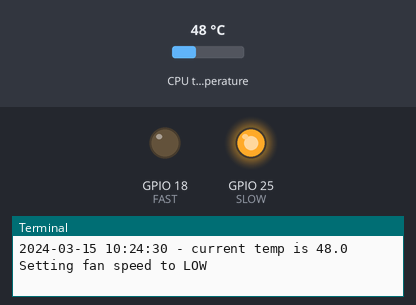
Recording of a program running on a simulated Raspberry Pi (BCM pin numbers). On the bench: output pins drawn as LEDs (lit = HIGH), the last lines printed to the terminal. The inputs (shaded band) are chosen by the test bench; at power-on: CPU temperature 48 °C. The clock reads 2024-03-15 10:24:30 at power-on unless the program sets it.

Above: at 1.2 s.
1.3 s: CPU temperature set to 42 °C
11.3 s: CPU temperature set to 39 °C
At 20.4 s:
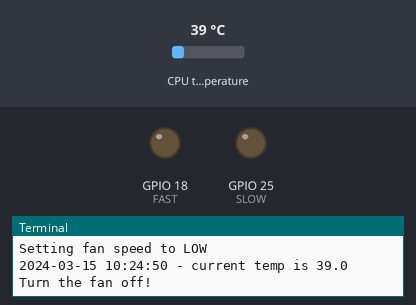
21.5 s: CPU temperature set to 58 °C
At 35.4 s:
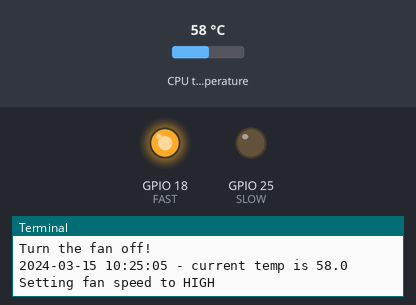
35.5 s: CPU temperature set to 52 °C
45.5 s: CPU temperature set to 49 °C
At 51.5 s:
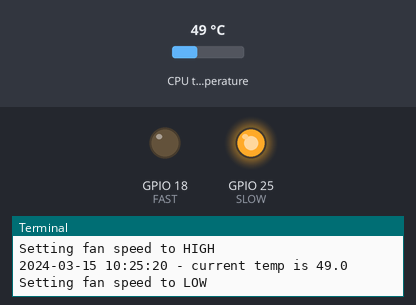
55.5 s: CPU temperature set to 31 °C
At 60.9 s:
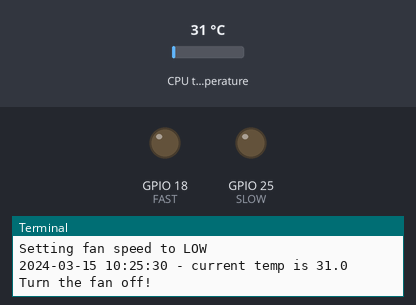
Timing chart, 0 to 62.4 s (numbered marks = the images above; inputs shaded):
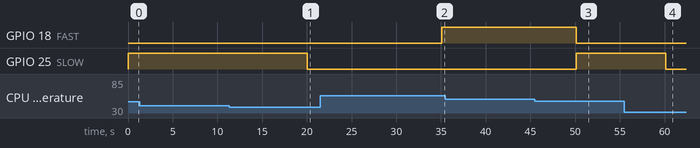

Measured:
- the behaviour switches between 41 and 40 °C on CPU temperature (found by bisection; images 0 and 1)
- the behaviour switches between 51 and 50 °C on CPU temperature (found by bisection; images 2 and 3)
- after the input at 11.3 s, GPIO 25 (SLOW): HIGH → LOW after 8.7 s
- after the input at 21.5 s, GPIO 18 (FAST): LOW → HIGH after 13.6 s
- after the input at 45.5 s, GPIO 18 (FAST): HIGH → LOW after 4.6 s; GPIO 25 (SLOW): LOW → HIGH after 4.6 s
- after the input at 55.5 s, GPIO 25 (SLOW): HIGH → LOW after 4.6 s

The program:

fan_control.py
```python
#!/usr/bin/env python
# Fan control mod for Raspberry Pi

import RPi.GPIO as GPIO, time, datetime, subprocess, os

DEBUG = 1
GPIO.setmode(GPIO.BCM)

# Respective ports on the GPIO header
FAST = 18
SLOW = 25

# Default settings for fan control
MAX_TEMP = 50
MIN_TEMP = 40
POLL_TIME = 5

GPIO.setup(FAST, GPIO.OUT)
GPIO.setup(SLOW, GPIO.OUT)

def get_temperature():
    # Returns the temperature in degrees C
	try:
  		s = subprocess.check_output(["vcgencmd","measure_temp"])
  		return float(s.split("=")[1][:-3])
	except:
		# Something went wrong keep the fan on high
		return MAX_TEMP+1

try:
	while True:
		current_temp = get_temperature()
		print datetime.datetime.now().strftime("%Y-%m-%d %H:%M:%S") + ' - current temp is ' + str(current_temp)

		if	current_temp > MAX_TEMP:
			print 'Setting fan speed to HIGH'
			GPIO.output(SLOW, GPIO.LOW)
			GPIO.output(FAST, GPIO.HIGH)
			POLL_TIME = 5

		elif (current_temp <= MAX_TEMP) and (current_temp > MIN_TEMP):
			print 'Setting fan speed to LOW'
			GPIO.output(FAST, GPIO.LOW)
			GPIO.output(SLOW, GPIO.HIGH)
			POLL_TIME = 10
		else:
			print 'Turn the fan off!'
			GPIO.output(SLOW, GPIO.LOW)
			GPIO.output(FAST, GPIO.LOW)
			POLL_TIME = 15

		time.sleep(POLL_TIME)

except KeyboardInterrupt:
	print'\nCtrl-C pressed, exiting now!'
finally:
	GPIO.cleanup()
```
